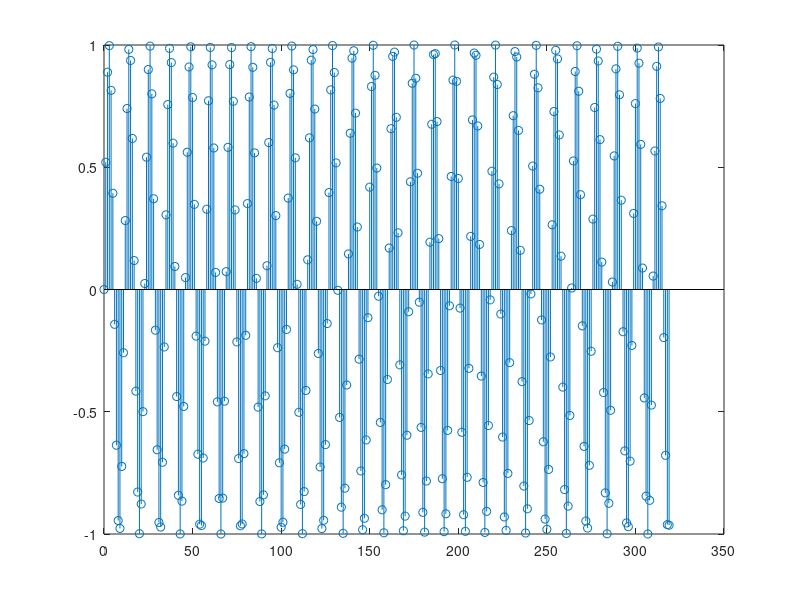
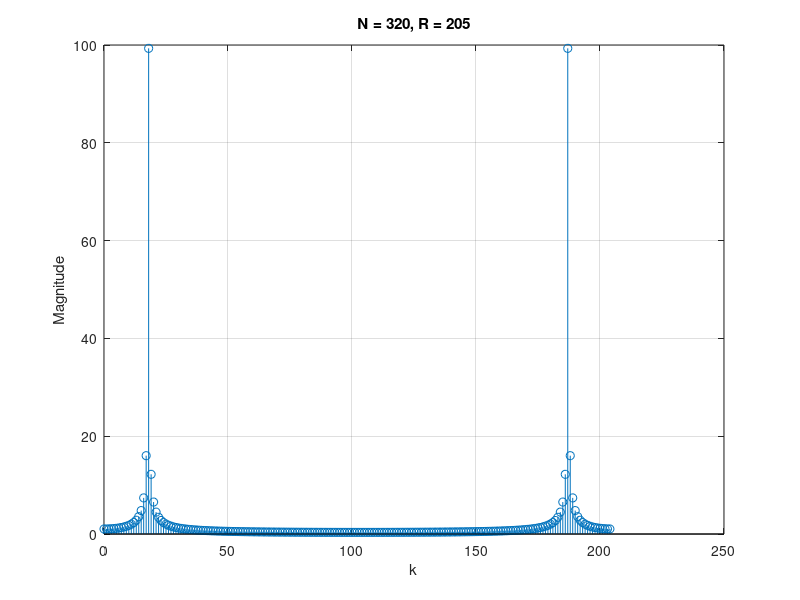

Here is the MATLAB script that generated these plots, in order:
% analisi spettrale coppia di sinusoidi
clear all
close all
clc
A0 = 1;


N = 320; %lunghezza segnale
R = 205; % lunghezza della DFT

fa = 697; 
%%%%%%%%%%%%%% end mod %%%%%%%%%%%%%%%%
n = 0:N-1;
x = A0*sin(2*pi*n*fa/8000);
figure(1)
stem(n,x);
Fx = fft(x,R);
k = 0:R-1;% legato ad omega = 2 pi k/R
% plot(k/R,abs(Fx));
figure(2)
stem(k,abs(Fx));grid
xlabel('k'); ylabel('Magnitude');
title(['N = ',num2str(N),', R = ',num2str(R)]);

% Calcolo DTFT
% w = 0:1023;
% x = A0*sin(2*pi*n*fr(1)) + A1*sin(2*pi*n*fr(2));
% XE = fft(x,1024); 
% plot(w/1024,abs(XE))
% xlabel('\omega/2\pi'); ylabel('Magnitude')